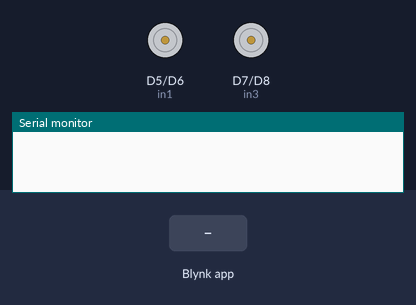
A sketch run on a simulated ESP8266 (Wemos D1 mini). Shown: motor-driver pin pairs drawn as motors (green arrow = first pin HIGH = forward, orange = second pin HIGH = backward, longer = more drive, scaled by the enable pin), the last lines printed to the serial monitor. The test bench sets the inputs (shaded band).

Above: at 3.1 s.
3.2 s: Blynk app writes 1 to V1
At 4.4 s:
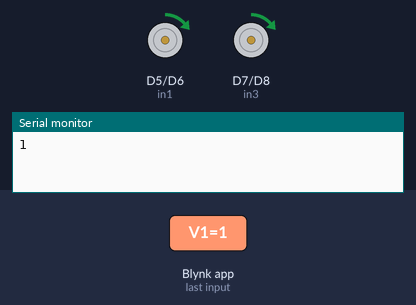
4.7 s: Blynk app writes 200 to V1
At 5.7 s:
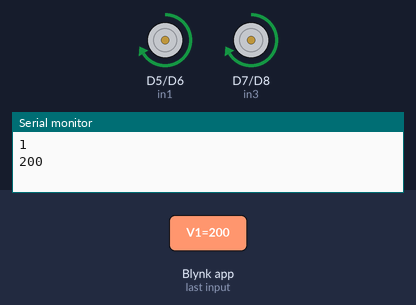
6.2 s: Blynk app writes 0 to V1
At 6.8 s:
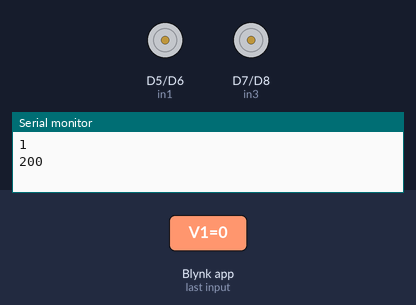
Timing chart, 0 to 9.2 s (numbered marks = the images above; inputs shaded):
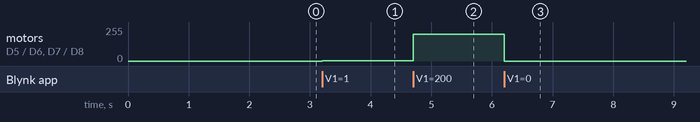

Measured:
- after the input at 3.2 s, motor on D5 (in1) / D6 (in2), motor on D7 (in3) / D8 (in4): stopped → forward 1/255 at once
- after the input at 4.7 s, motor on D5 (in1) / D6 (in2), motor on D7 (in3) / D8 (in4): forward 1/255 → forward 200/255 at once
- after the input at 6.2 s, motor on D5 (in1) / D6 (in2), motor on D7 (in3) / D8 (in4): forward 200/255 → stopped at once

The sketch:

BlynkConveyerBelt.ino
```cpp
/* Fill in information from your Blynk Template here */
/* Read more: https://bit.ly/BlynkInject */
#define BLYNK_TEMPLATE_ID "TMPL38K_Phdb5"
#define BLYNK_TEMPLATE_NAME "Blynk Conveyer Belt"

#define BLYNK_FIRMWARE_VERSION        "0.1.0"

#define BLYNK_PRINT Serial
//#define BLYNK_DEBUG

#define APP_DEBUG

// Uncomment your board, or configure a custom board in Settings.h
//#define USE_SPARKFUN_BLYNK_BOARD
//#define USE_NODE_MCU_BOARD
//#define USE_WITTY_CLOUD_BOARD
//#define USE_WEMOS_D1_MINI

#include "BlynkEdgent.h"

int en1 = D1;
int en2 = D2;
int in1 = D5;
int in2 = D6;
int in3 = D7;
int in4 = D8;

void setup()
{
  Serial.begin(115200);
  delay(100);

  pinMode(en1, OUTPUT);
  pinMode(en2, OUTPUT);
  pinMode(in1, OUTPUT);
  pinMode(in2, OUTPUT);
  pinMode(in3, OUTPUT);
  pinMode(in4, OUTPUT);

  BlynkEdgent.begin();
}

void loop() {
  BlynkEdgent.run();
}

BLYNK_WRITE(V1) {
  int motorspeed = param.asInt();
  if(motorspeed == 0) {
    digitalWrite(in1, LOW);
    digitalWrite(in2, LOW);
    digitalWrite(in3, LOW);
    digitalWrite(in4, LOW);
  }
  if(motorspeed > 0) {
    Serial.println(motorspeed);
    analogWrite(en1, motorspeed);
    analogWrite(en2, motorspeed);
    digitalWrite(in1, HIGH);
    digitalWrite(in2, LOW);
    digitalWrite(in3, HIGH);
    digitalWrite(in4, LOW);
  }
}
```
